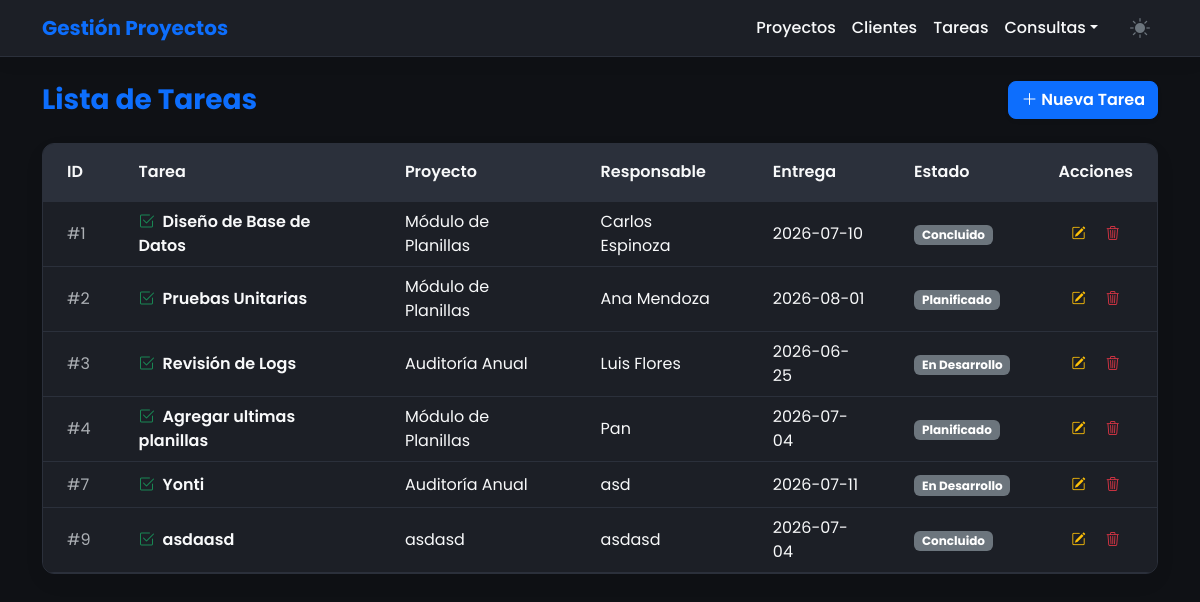
Page /tareas/index.php on the committed database.
### tables this page shows
CREATE TABLE `tareas` (
  `id` int(11) NOT NULL,
  `proyecto_id` int(11) DEFAULT NULL,
  `nombre` varchar(150) NOT NULL,
  `asignado_a` varchar(150) NOT NULL,
  `fecha_entrega` date DEFAULT NULL,
  `estado_id` int(11) DEFAULT NULL
);

CREATE TABLE `proyectos` (
  `id` int(11) NOT NULL,
  `nombre` varchar(150) NOT NULL,
  `descripcion` text DEFAULT NULL,
  `cliente_id` int(11) DEFAULT NULL,
  `estado_id` int(11) DEFAULT NULL
);

CREATE TABLE `estadosproyecto` (
  `id` int(11) NOT NULL,
  `nombre` varchar(100) NOT NULL
);

### tareas/index.php (the view)
<?php
include '../config/conexion.php';
include '../includes/header.php';
$sql="SELECT t.id, t.nombre, t.asignado_a, t.fecha_entrega, p.nombre AS proyecto, e.nombre AS estado FROM Tareas t JOIN Proyectos p ON t.proyecto_id=p.id JOIN EstadosProyecto e ON t.estado_id=e.id";
$result=$conn->query($sql);
?>
<div class="d-flex justify-content-between align-items-center mb-4">
    <h3 class="fw-bold mb-0 text-primary">Lista de Tareas</h3>
    <a href="crear.php" class="btn btn-primary shadow-sm"><i class="bi bi-plus-lg"></i> Nueva Tarea</a>
</div>
<div class="card overflow-hidden">
    <div class="table-responsive">
        <table class="table table-hover mb-0">
            <thead>
                <tr>
                    <th class="py-3 px-4">ID</th>
                    <th class="py-3 px-4">Tarea</th>
                    <th class="py-3 px-4">Proyecto</th>
                    <th class="py-3 px-4">Responsable</th>
                    <th class="py-3 px-4">Entrega</th>
                    <th class="py-3 px-4">Estado</th>
                    <th class="py-3 px-4 text-center">Acciones</th>
                </tr>
            </thead>
            <tbody>
            <?php while($row=$result->fetch_assoc()){ ?>
                <tr>
                    <td class="px-4 text-muted">#<?php echo $row['id']; ?></td>
                    <td class="px-4 fw-semibold"><i class="bi bi-check2-square text-success me-2"></i><?php echo $row['nombre']; ?></td>
                    <td class="px-4"><?php echo $row['proyecto']; ?></td>
                    <td class="px-4"><?php echo $row['asignado_a']; ?></td>
                    <td class="px-4"><?php echo $row['fecha_entrega']; ?></td>
                    <td class="px-4"><span class="badge bg-secondary"><?php echo $row['estado']; ?></span></td>
                    <td class="px-4 text-center">
                        <a href="editar.php?id=<?php echo $row['id']; ?>" class="btn btn-sm btn-outline-warning border-0"><i class="bi bi-pencil-square"></i></a>
                        <a href="eliminar.php?id=<?php echo $row['id']; ?>" class="btn btn-sm btn-outline-danger border-0" onclick="return confirm('¿Eliminar tarea?');"><i class="bi bi-trash3"></i></a>
                    </td>
                </tr>
            <?php } ?>
            </tbody>
        </table>
    </div>
</div>
<?php include '../includes/footer.php'; ?>

### includes/header.php (style rules this page uses)
:root[data-bs-theme="dark"] { --bs-body-bg:#0f1115; --surface-color:#1c1f26; --border-color:#2b303b; --text-color:#f8f9fa; }
body { background-color:var(--bs-body-bg); color:var(--text-color); transition:background-color 0.3s ease, color 0.3s ease; font-family:'Poppins', sans-serif; }
.card { background-color:var(--surface-color); border:1px solid var(--border-color); border-radius:12px; box-shadow:0 8px 24px rgba(0,0,0,0.04); }
.table { border-color:var(--border-color); vertical-align: middle; margin-bottom:0; }
.table > :not(caption) > * > * { background-color:var(--surface-color); color:var(--text-color); border-bottom-color:var(--border-color); transition:background-color 0.3s ease, color 0.3s ease; }
.table thead th { background-color:var(--border-color) !important; color:var(--text-color) !important; font-weight:600; border-bottom:2px solid var(--border-color); }
.btn { border-radius:8px; font-weight:600; transition:all 0.2s ease; }

### rows in the picture
tareas: id "1", nombre "Diseño de Base de Datos", proyecto.nombre "Módulo de Planillas", asignado_a "Carlos Espinoza", fecha_entrega "2026-07-10", estado.nombre "Concluido"
tareas: id "2", nombre "Pruebas Unitarias", proyecto.nombre "Módulo de Planillas", asignado_a "Ana Mendoza", fecha_entrega "2026-08-01", estado.nombre "Planificado"
tareas: id "3", nombre "Revisión de Logs", proyecto.nombre "Auditoría Anual", asignado_a "Luis Flores", fecha_entrega "2026-06-25", estado.nombre "En Desarrollo"
tareas: id "4", nombre "Agregar ultimas planillas", proyecto.nombre "Módulo de Planillas", asignado_a "Pan", fecha_entrega "2026-07-04", estado.nombre "Planificado"
tareas: id "7", nombre "Yonti", proyecto.nombre "Auditoría Anual", asignado_a "asd", fecha_entrega "2026-07-11", estado.nombre "En Desarrollo"
tareas: id "9", nombre "asdaasd", proyecto.nombre "asdasd", asignado_a "asdasd", fecha_entrega "2026-07-04", estado.nombre "Concluido"
